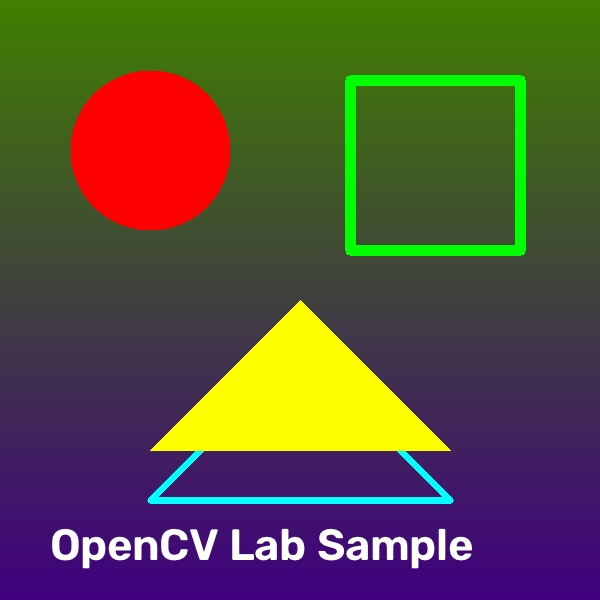
#> input picture inputs/sample.jpg, 600 x 600 px
$ python Exp_22b_Cropping_Copy_Paste.py
#> lines starting #> are read from the running program, lines starting #| are printed output that depends on the picture; after the words box and inside, x2 and y2 are one past the last pixel; in counts of white or black regions, pixels touching at a corner belong together
"""
Experiment 22b: Do Cropping, Copying and pasting image inside another image using OpenCV
Description: Crop a Region of Interest (ROI) from an image, copy it, and paste it back at a different location.
"""
import cv2
import os
import sys

def main():
    input_path = os.path.join("inputs", "sample.jpg")
    output_path = os.path.join("outputs", "Exp_22b_Cropped_Pasted.jpg")

    img = cv2.imread(input_path)
#> img is the input picture: shape (600, 600, 3); mean B, G, R 59, 80.9, 87.9
    if img is None:
        print(f"Error: Could not read image from {input_path}")
        return

    img_copy = img.copy()

    ymin, ymax, xmin, xmax = 70, 230, 70, 230
    roi = img[ymin:ymax, xmin:xmax]
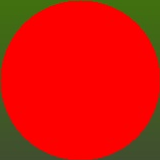
#> roi: shape (160, 160, 3); mean B, G, R 6.8, 20.9, 212.7

    cv2.rectangle(img, (xmin, ymin), (xmax, ymax), (0, 0, 255), 2)
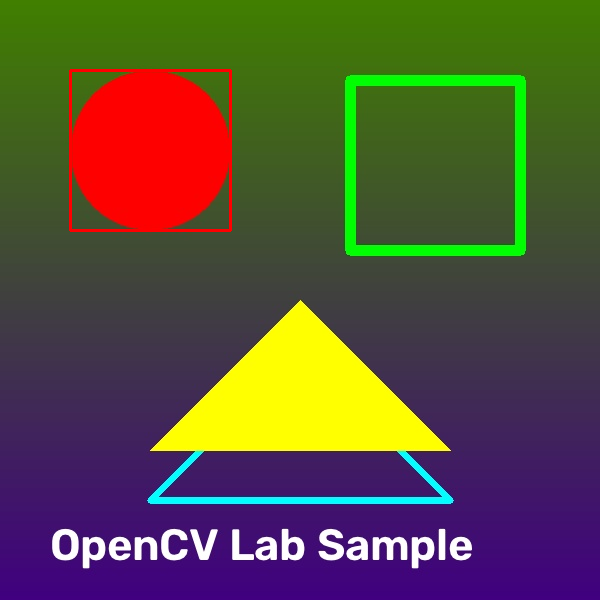
#> img: shape (600, 600, 3); 0.53% of pixels changed, all inside (x1, y1, x2, y2) = (69, 69, 232, 232)

    roi_h, roi_w = roi.shape[:2]
#> roi_h = 160; roi_w = 160
    target_ymin, target_xmin = 350, 350

    img_copy[target_ymin:target_ymin+roi_h, target_xmin:target_xmin+roi_w] = roi
    cv2.rectangle(img_copy, (target_xmin, target_ymin), (target_xmin+roi_w, target_ymin+roi_h), (0, 255, 0), 2)
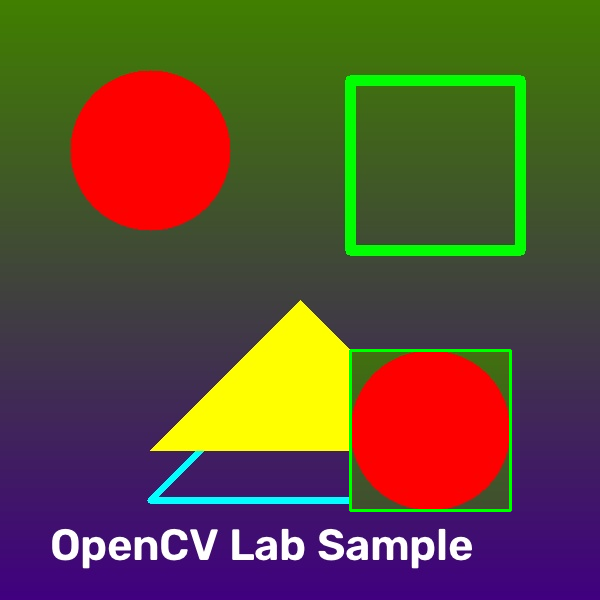
#> img_copy: shape (600, 600, 3); mean B, G, R 53.4, 77, 95.5

    # Save output
    os.makedirs("outputs", exist_ok=True)
    cv2.imwrite(output_path, img_copy)
    print(f"Cropped and pasted image saved to: {output_path}")

    # Display the result
    headless = os.environ.get("CV_HEADLESS", "0") == "1" or not sys.stdin.isatty()
    if not headless:
        try:
            cv2.imshow("Source Area Highlighted (Red)", img)
            cv2.imshow("Pasted Copy Highlighted (Green)", img_copy)
            print("Press any key in the image window to close.")
            cv2.waitKey(0)
            cv2.destroyAllWindows()
        except Exception as e:
            print(f"Display not available: {e}")
    else:
        print("Running in headless mode. Skipping display window.")

if __name__ == "__main__":
    main()
